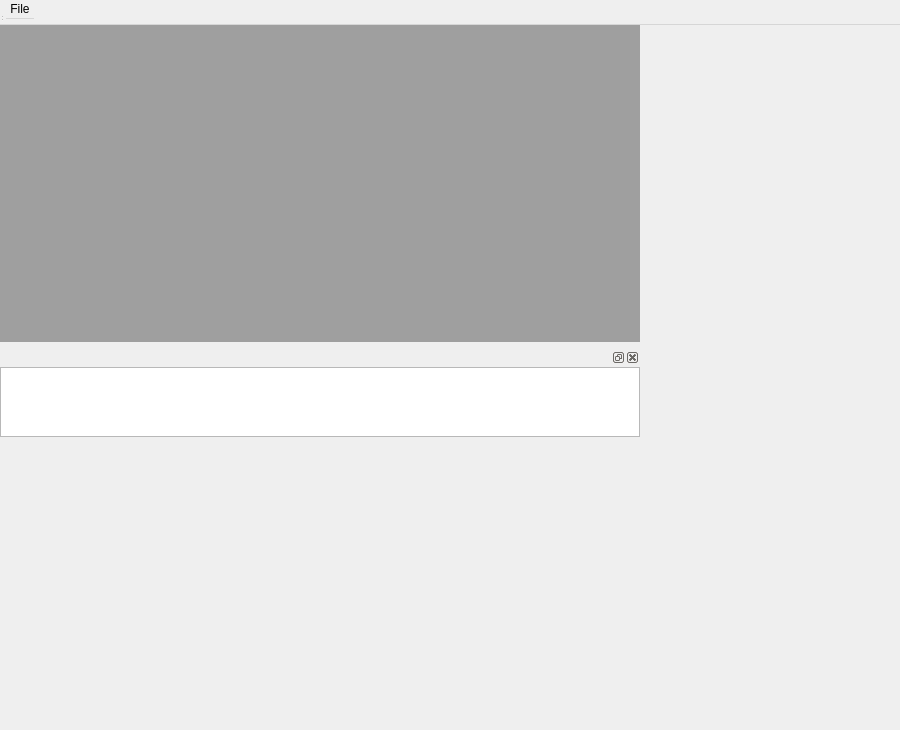
<?xml version="1.0" encoding="UTF-8"?>
<ui version="4.0">
 <class>MainWindow</class>
 <widget class="OG_MainWindow" name="MainWindow">
  <property name="geometry">
   <rect>
    <x>0</x>
    <y>0</y>
    <width>900</width>
    <height>730</height>
   </rect>
  </property>
  <property name="windowTitle">
   <string>BIPEditor</string>
  </property>
  <widget class="QWidget" name="centralwidget">
   <property name="geometry">
    <rect>
     <x>0</x>
     <y>0</y>
     <width>640</width>
     <height>437</height>
    </rect>
   </property>
   <layout class="QGridLayout" name="gridLayout_2">
    <property name="margin">
     <number>0</number>
    </property>
    <item row="1" column="0">
     <widget class="QDockWidget" name="msgDock">
      <property name="maximumSize">
       <size>
        <width>524287</width>
        <height>140</height>
       </size>
      </property>
      <property name="baseSize">
       <size>
        <width>0</width>
        <height>81</height>
       </size>
      </property>
      <property name="allowedAreas">
       <set>Qt::BottomDockWidgetArea</set>
      </property>
      <widget class="QWidget" name="dockWidgetContents">
       <layout class="QVBoxLayout" name="verticalLayout">
        <property name="margin">
         <number>0</number>
        </property>
        <item>
         <widget class="QListWidget" name="messages"/>
        </item>
       </layout>
      </widget>
     </widget>
    </item>
    <item row="0" column="0">
     <widget class="QMdiArea" name="mdiArea">
      <property name="frameShape">
       <enum>QFrame::NoFrame</enum>
      </property>
      <property name="frameShadow">
       <enum>QFrame::Plain</enum>
      </property>
      <property name="verticalScrollBarPolicy">
       <enum>Qt::ScrollBarAsNeeded</enum>
      </property>
      <property name="horizontalScrollBarPolicy">
       <enum>Qt::ScrollBarAsNeeded</enum>
      </property>
      <property name="viewMode">
       <enum>QMdiArea::TabbedView</enum>
      </property>
      <property name="documentMode">
       <bool>true</bool>
      </property>
      <property name="tabsClosable">
       <bool>false</bool>
      </property>
      <property name="tabsMovable">
       <bool>true</bool>
      </property>
      <property name="tabShape">
       <enum>QTabWidget::Rounded</enum>
      </property>
      <widget class="QWidget" name="process">
       <property name="windowTitle">
        <string>process[*]</string>
       </property>
       <layout class="QHBoxLayout" name="horizontalLayout_2">
        <item>
         <widget class="SDL_View" name="graphicsView">
          <property name="frameShape">
           <enum>QFrame::Box</enum>
          </property>
          <property name="frameShadow">
           <enum>QFrame::Plain</enum>
          </property>
          <property name="sceneRect">
           <rectf>
            <x>0.000000000000000</x>
            <y>0.000000000000000</y>
            <width>0.000000000000000</width>
            <height>0.000000000000000</height>
           </rectf>
          </property>
          <property name="renderHints">
           <set>QPainter::TextAntialiasing</set>
          </property>
          <property name="viewportUpdateMode">
           <enum>QGraphicsView::FullViewportUpdate</enum>
          </property>
         </widget>
        </item>
       </layout>
      </widget>
      <!-- <widget class="QWidget" name="Statechart">
       <property name="windowTitle">
        <string>Statechart view</string>
       </property>
       <layout class="QHBoxLayout" name="horizontalLayout">
        <item>
         <widget class="SDL_View" name="statechart_view"/>
        </item>
       </layout>
      </widget> -->
     </widget>
    </item>
   </layout>
  </widget>
  <widget class="QMenuBar" name="menubar">
   <property name="geometry">
    <rect>
     <x>0</x>
     <y>0</y>
     <width>900</width>
     <height>25</height>
    </rect>
   </property>
   <widget class="QMenu" name="menuOpenGEODE">
    <property name="title">
     <string>File</string>
    </property>
    <addaction name="actionNew"/>
    <addaction name="actionOpen"/>
    <addaction name="actionSave"/>
    <addaction name="actionSaveAs"/>
    <addaction name="actionExport_to_PNG"/>
    <addaction name="separator"/>
    <addaction name="actionCheck_model"/>
    <addaction name="separator"/>
    <addaction name="actionGenerate_Ada_code"/>
    <addaction name="actionGenerate_Ada_code_with_QGen"/>
    <addaction name="actionGenerate_C_code_with_QGen"/>
    <addaction name="separator"/>
    <addaction name="actionAbout"/>
    <addaction name="actionQuit"/>
   </widget>
   <addaction name="menuOpenGEODE"/>
  </widget>
  <widget class="QStatusBar" name="statusbar">
   <property name="geometry">
    <rect>
     <x>0</x>
     <y>0</y>
     <width>3</width>
     <height>22</height>
    </rect>
   </property>
  </widget>
  <action name="actionOpen">
   <property name="text">
    <string>Open</string>
   </property>
   <property name="shortcut">
    <string>Ctrl+O</string>
   </property>
  </action>
  <action name="actionSave">
   <property name="text">
    <string>Save</string>
   </property>
   <property name="shortcut">
    <string>Ctrl+S</string>
   </property>
  </action>
  <action name="actionSaveAs">
   <property name="text">
    <string>Save as...</string>
   </property>
  </action>
  <action name="actionGenerate_C_code">
   <property name="enabled">
    <bool>false</bool>
   </property>
   <property name="text">
    <string>Generate C code</string>
   </property>
  </action>
  <action name="actionGenerate_Ada_code">
   <property name="enabled">
    <bool>true</bool>
   </property>
   <property name="text">
    <string>Generate Ada code</string>
   </property>
  </action>
  <action name="actionGenerate_Ada_code_with_QGen">
   <property name="enabled">
    <bool>true</bool>
   </property>
   <property name="text">
    <string>Generate Ada code with QGen</string>
   </property>
  </action>
  <action name="actionGenerate_C_code_with_QGen">
   <property name="enabled">
    <bool>true</bool>
   </property>
   <property name="text">
    <string>Generate C code with QGen</string>
   </property>
  </action>
  <action name="actionCheck_model">
   <property name="text">
    <string>Check model</string>
   </property>
  </action>
  <action name="actionAbout_OpenGEODE">
   <property name="enabled">
    <bool>false</bool>
   </property>
   <property name="text">
    <string>About OpenGEODE</string>
   </property>
  </action>
  <action name="actionQuit">
   <property name="text">
    <string>Quit</string>
   </property>
  </action>
  <action name="actionNew">
   <property name="enabled">
    <bool>true</bool>
   </property>
   <property name="text">
    <string>New</string>
   </property>
   <property name="shortcut">
    <string>Ctrl+N</string>
   </property>
   <property name="shortcutContext">
    <enum>Qt::WindowShortcut</enum>
   </property>
  </action>
  <action name="actionClose">
   <property name="text">
    <string>Close</string>
   </property>
  </action>
  <action name="actionAbout">
   <property name="text">
    <string>About</string>
   </property>
  </action>
  <action name="actionExport_to_PNG">
   <property name="text">
    <string>Export to PNG</string>
   </property>
  </action>
 </widget>
 <customwidgets>
  <customwidget>
   <class>SDL_View</class>
   <extends>QGraphicsView</extends>
   <header>sdlview.h</header>
  </customwidget>
  <customwidget>
   <class>OG_MainWindow</class>
   <extends>QWidget</extends>
   <header>og_mainwindow.h</header>
   <container>1</container>
  </customwidget>
 </customwidgets>
 <resources/>
 <connections/>
</ui>
